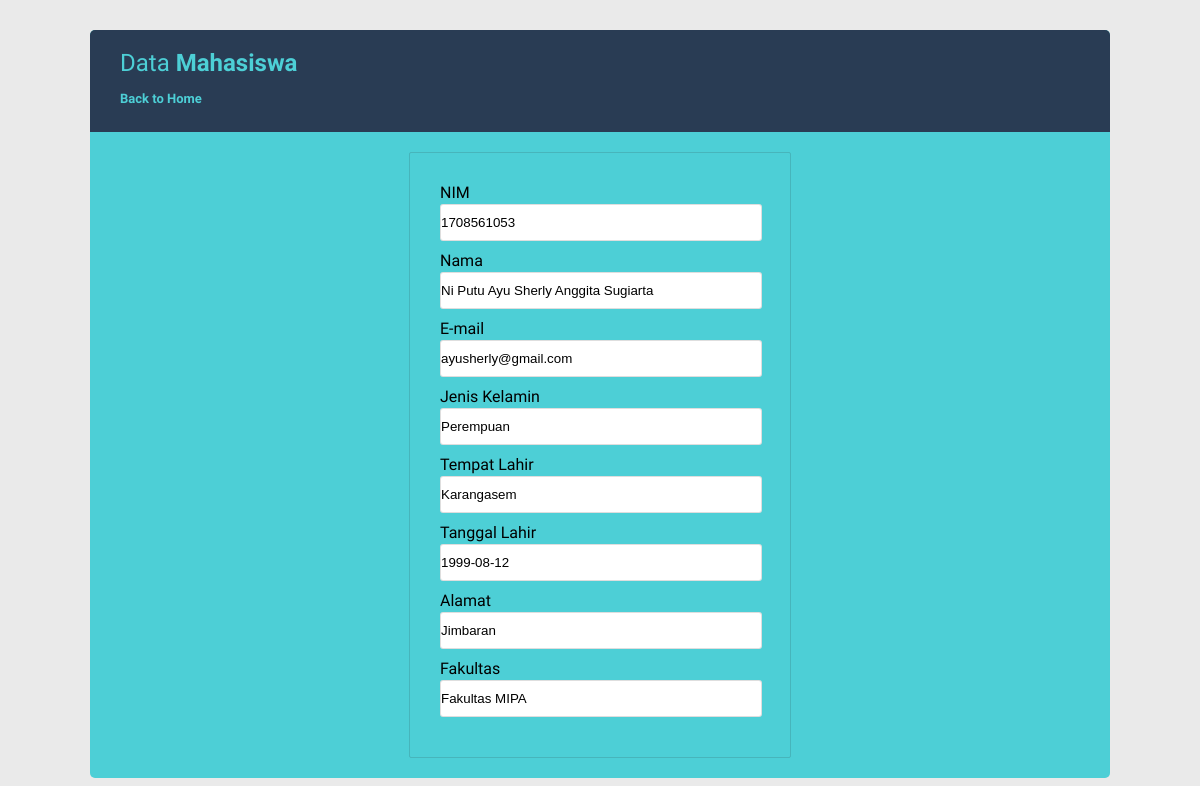
Screenshot of /detail.php?id=1 with the database file from the repository.
### tables this page shows
CREATE TABLE `mahasiswa` (
  `idmahasiswa` int(11) NOT NULL,
  `nim` varchar(10) NOT NULL,
  `nama` varchar(50) NOT NULL,
  `jenisKelamin` enum('Laki-laki','Perempuan') NOT NULL,
  `tempatLahir` varchar(20) NOT NULL,
  `tglLahir` date NOT NULL,
  `alamat` text NOT NULL,
  `email` varchar(50) NOT NULL,
  `fakultas` enum('Fakultas Ilmu Budaya','Fakultas Kedokteran','Fakultas Hukum','Fakultas Teknik','Fakultas Pertanian','Fakultas Ekonomi dan Bisnis','Fakultas Peternakan','Fakultas MIPA','Fakultas Kedokteran Hewan','Fakultas Teknologi Pertanian','Fakultas Ilmu Sosial dan Ilmu Politik','Fakultas Kelautan dan Perikanan','Fakultas Pariwisata') NOT NULL
);

### function.php (called while the page is built, shortened)
<?php
$conn = mysqli_connect("localhost", "root", "", "mahasiswa");
function query($query)
{
	global $conn;
	$result = mysqli_query($conn, $query);
	$rows = [];
	while ($row = mysqli_fetch_assoc($result)) {
		$rows[] = $row;
	}
	return $rows;
}

### detail.php (the view, shortened to what this page needs)
<?php
require "function.php";
$id = $_GET["id"];
$dataMhs = query("SELECT * FROM mahasiswa WHERE idmahasiswa = $id")[0];
?>
<!DOCTYPE html>
<html lang="en">
<head>
    <link rel="stylesheet" href="style/style.css">
    <link rel="stylesheet" href="https://use.fontawesome.com/releases/v5.8.1/css/all.css">
</head>
<body>
    <div class="container cf">
        <div class="table-wrapper">
            <div class="table-title cf">
                <div class="title-row">
                    <h2>Data <b>Mahasiswa<b></h2>
                    <a style="text-decoration: none; color: #4dcfd6 " href="index.php">Back to Home</a>
                </div>
            </div>
            <div>
                <div class="form">
                    <div class="field">
                        <label for="nim">NIM</label>
                        <input type="text" name="nim" id="nim" readonly value="<?= $dataMhs["nim"]; ?>">
                    </div>
                    <div class="field">
                        <label for="nama">Nama</label>
                        <input type="text" name="nama" id="nama" readonly value="<?= $dataMhs["nama"]; ?> ">
                    </div>
                    <div class="field">
                        <label for="nim">E-mail</label>
                        <input type="text" name="email" id="email" readonly value="<?= $dataMhs["email"]; ?> ">
                    </div>
                    <div class="field">
                        <label for="jk">Jenis Kelamin</label>
                        <input type="text" name="jk" id="jk" readonly value="<?= $dataMhs["jenisKelamin"]; ?> ">
                    </div>
                    <div class="field">
                        <label for="tempat-lahir">Tempat Lahir</label>
                        <input type="text" name="tempat-lahir" id="tempat-lahir" readonly value="<?= $dataMhs["tempatLahir"]; ?> ">
                    </div>
                    <div class="field">
                        <label for="tgl-lahir">Tanggal Lahir</label>
                        <input type="text" name="tgl-lahir" id="tgl-lahir" readonly value="<?= $dataMhs["tglLahir"]; ?>">
                    </div>
                    <div class="field">
                        <label for="alamat">Alamat</label>
                        <input type="text" name="alamat" id="alamat" readonly value="<?= $dataMhs["alamat"]; ?> ">
                    </div>
                    <div class="field">
                        <label for="fakultas">Fakultas</label>
                        <input type="text" name="fakultas" id="fakultas" readonly value="<?= $dataMhs["fakultas"]; ?> ">
                    </div>
                </div>
            </div>
        </div>
</body>
</html>

### style/style.css (style rules this page uses)
.cf:before, .cf:after { content: " "; display: table; }
.cf:after { clear: both; }
.cf { *zoom: 1; }
* { margin: 0px; padding: 0px; }
body { background-color: #eaeaea; font-family: 'Varela Round', sans-serif; font-size: 13px; }
.container { background-color: #4dcfd6; width: 85%; margin: 30px auto; border-radius: 5px; }
.table-wrapper { margin-bottom: 10px; }
.table-title { padding: 16px 30px; background-color: #293c54; color: #4dcfd6; line-height: 35px; border-top-left-radius: 5px; border-top-right-radius: 5px; }
.title-row { width: 50%; float: left; font-weight: normal; }
.title-row h2 { font-size: 24px; font-weight: normal; }
.form { padding: 30px; display: block; border: 0.5px solid rgba(34,36,38,.15); border-radius: 2px; width: 320px; margin: 20px auto; }
.form label { display: block; font-size: 16px; font-weight: normal; margin-bottom: 2px; }
.field { margin-bottom: 10px; }
.field input { padding: 10px 0; border: 0.5px solid rgba(34,36,38,.15); border-radius: 3px; width: 100%; }

### rows the page displays
mahasiswa: nim "1708561053", nama "Ni Putu Ayu Sherly Anggita Sugiarta", email "ayusherly@gmail.com", jk "Perempuan", tempat-lahir "Karangasem", tgl-lahir "1999-08-12", alamat "Jimbaran", fakultas "Fakultas MIPA"
